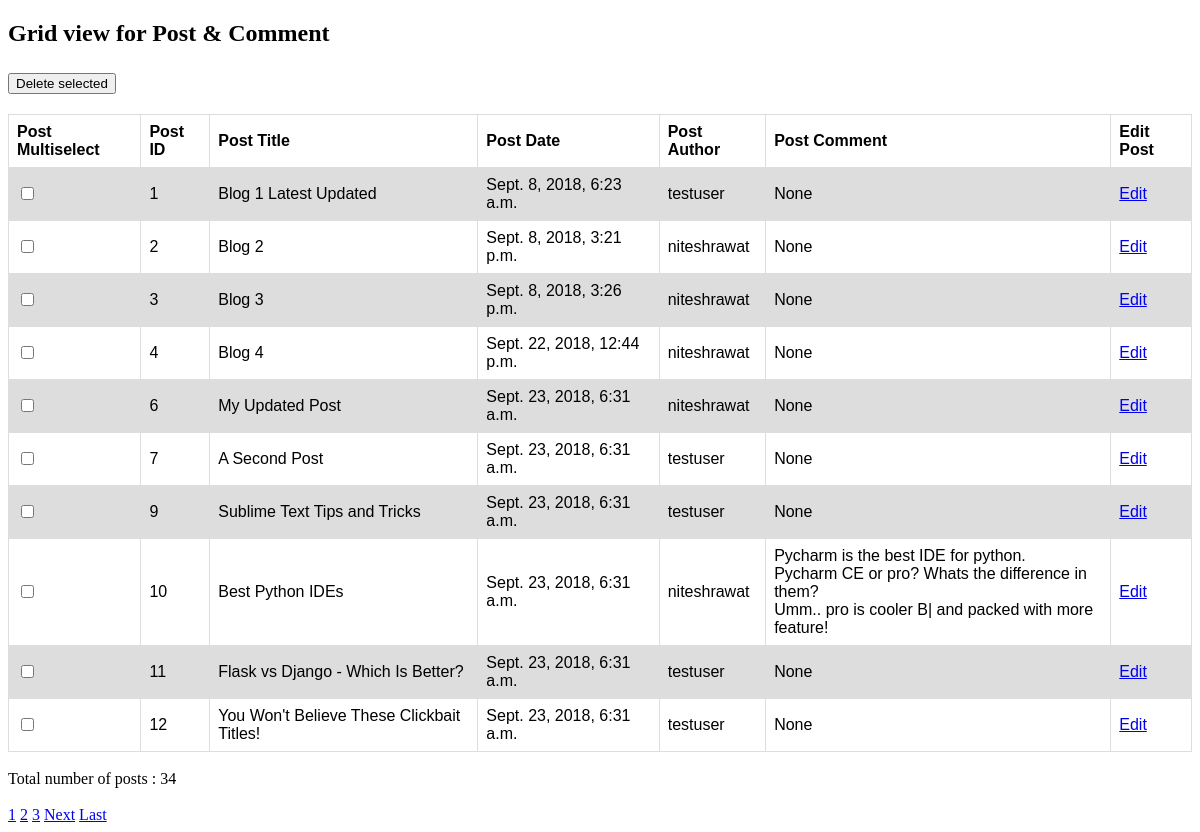
Page /grid/ on the committed database.
### blog/models.py (models this page shows, shortened)
class Post(models.Model):
    title = models.CharField(max_length=100)
    content = models.TextField()
    date_posted = models.DateTimeField(default=timezone.now)
    author = models.ForeignKey(User, related_name='posts', on_delete=models.CASCADE)
    class Meta:
        verbose_name = _('Post')
        verbose_name_plural = _('Posts')

class Comment(models.Model):
    text = models.TextField()
    post = models.ForeignKey(Post, related_name='comments', on_delete=models.PROTECT)
    class Meta:
        verbose_name = 'Comment'
        verbose_name_plural = 'Comments'

### blog/views.py (the view, shortened to what this page needs)
# urls.py: path('grid/', GridListView.as_view(), name='grid'),
class GridListView(ListView):
    template_name = 'blog/grid.html'
    paginate_by = 10
    def get_queryset(self):
        return Post.objects.all()
    def get_context_data(self, *, object_list=None, **kwargs):
        context = super(GridListView, self).get_context_data(**kwargs)
        total_count = Post.objects.all().count()
        context['total_count'] = total_count
        context['comment_list'] = Comment.objects.all()
        return context

### blog/templates/blog/grid.html (shortened to what this page needs)
<!DOCTYPE html>
{% load bootstrap_pagination %}
<html lang="en">
<head>
</head>
<body>
<h2> Grid view for Post & Comment </h2>
<table>
    <tr>
        <th>Post Multiselect</th>
        <th>Post ID</th>
        <th>Post Title</th>
        <th>Post Date</th>
        <th>Post Author</th>
        <th>Post Comment</th>
        <th>Edit Post</th>
    </tr>
    <form method="POST">
    {% block content %}
    {% for obj in object_list %}
    <tr>
        <td><input type="checkbox" name="checks" value="{{ obj.id }}"></td>
        <td>{{ obj.id }}</td>
        <td>{{ obj.title }}</td>
        <td>{{ obj.date_posted }}</td>
        <td>{{ obj.author }}</td>
        <td>
            {% if obj.comments.count > 1 %}
                {% for comment in obj.comments.all %}
                {{ comment.text }}
                <br>
                {% endfor %}
            {% else %}
                None
            {% endif %}
        </td>
        <td><a href="#">Edit</a></td>
    </tr>
    {% endfor %}
    {% endblock %}
        <h2><input type="submit" name="delete" value="Delete selected" /></h2>
    </form>
</table>
<br>
Total number of posts : {{ total_count }}
<br>
<br>
{% if is_paginated %}
      {% for num in page_obj.paginator.page_range %}
        {% if page_obj.number == num %}
          <a class ="btn btn-info mb-4" href="?page={{ num }}">{{ num }}</a>
          {% elif num > page_obj.number|add:'-3' and num < page_obj.number|add:'3' %}
          <a class ="btn btn-outline-info mb-4" href="?page={{ num }}">{{ num }}</a>
        {% endif %}
      {% endfor %}
      {% if page_obj.has_next %}
        <a class ="btn btn-outline-info mb-4" href="?page={{ page_obj.next_page_number }}">Next</a>
        <a class ="btn btn-outline-info mb-4" href="?page={{ page_obj.paginator.num_pages }}">Last</a>
      {% endif %}
{% endif %}
</body>
</html>

### blog/templates/blog/grid.html (style rules this page uses)
table { font-family: arial, sans-serif; border-collapse: collapse; width: 100%; }
td, th { border: 1px solid #dddddd; text-align: left; padding: 8px; }
tr:nth-child(even) { background-color: #dddddd; }

### rows in the picture
Post: id "1", title "Blog 1 Latest Updated", date_posted "Sept. 8, 2018, 6:23 a.m.", author "testuser", shows "None"
Post: id "2", title "Blog 2", date_posted "Sept. 8, 2018, 3:21 p.m.", author "niteshrawat", shows "None"
Post: id "3", title "Blog 3", date_posted "Sept. 8, 2018, 3:26 p.m.", author "niteshrawat", shows "None"
Post: id "4", title "Blog 4", date_posted "Sept. 22, 2018, 12:44 p.m.", author "niteshrawat", shows "None"
Post: id "6", title "My Updated Post", date_posted "Sept. 23, 2018, 6:31 a.m.", author "niteshrawat", shows "None"
Post: id "7", title "A Second Post", date_posted "Sept. 23, 2018, 6:31 a.m.", author "testuser", shows "None"
Post: id "9", title "Sublime Text Tips and Tricks", date_posted "Sept. 23, 2018, 6:31 a.m.", author "testuser", shows "None"
Post: id "10", title "Best Python IDEs", date_posted "Sept. 23, 2018, 6:31 a.m.", author "niteshrawat"
Comment: text "Pycharm is the best IDE for python."
Comment: text "Pycharm CE or pro? Whats the difference in them?"
Comment: text "Umm.. pro is cooler B| and packed with more feature!"
Post: id "11", title "Flask vs Django - Which Is Better?", date_posted "Sept. 23, 2018, 6:31 a.m.", author "testuser", shows "None"
Post: id "12", title "You Won't Believe These Clickbait Titles!", date_posted "Sept. 23, 2018, 6:31 a.m.", author "testuser", shows "None"

### other values in the picture
{{ total_count }} "34"
{{ num }} "1"
{{ num }} "2" "3"
